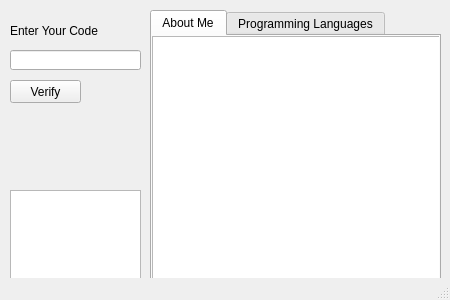
<?xml version="1.0" encoding="UTF-8"?>
<ui version="4.0">
 <class>MainWindow</class>
 <widget class="QMainWindow" name="MainWindow">
  <property name="geometry">
   <rect>
    <x>0</x>
    <y>0</y>
    <width>450</width>
    <height>300</height>
   </rect>
  </property>
  <property name="minimumSize">
   <size>
    <width>450</width>
    <height>300</height>
   </size>
  </property>
  <property name="maximumSize">
   <size>
    <width>450</width>
    <height>300</height>
   </size>
  </property>
  <property name="windowTitle">
   <string>Amir</string>
  </property>
  <property name="windowIcon">
   <iconset>
    <normaloff>favicon.ico</normaloff>favicon.ico</iconset>
  </property>
  <widget class="QWidget" name="centralwidget">
   <widget class="QPushButton" name="click">
    <property name="geometry">
     <rect>
      <x>10</x>
      <y>80</y>
      <width>71</width>
      <height>23</height>
     </rect>
    </property>
    <property name="text">
     <string>Verify</string>
    </property>
   </widget>
   <widget class="QLabel" name="label1">
    <property name="geometry">
     <rect>
      <x>10</x>
      <y>20</y>
      <width>151</width>
      <height>21</height>
     </rect>
    </property>
    <property name="text">
     <string>Enter Your Code</string>
    </property>
   </widget>
   <widget class="QLineEdit" name="code">
    <property name="geometry">
     <rect>
      <x>10</x>
      <y>50</y>
      <width>131</width>
      <height>20</height>
     </rect>
    </property>
   </widget>
   <widget class="QTabWidget" name="tabWidget">
    <property name="geometry">
     <rect>
      <x>150</x>
      <y>10</y>
      <width>291</width>
      <height>271</height>
     </rect>
    </property>
    <property name="currentIndex">
     <number>0</number>
    </property>
    <widget class="QWidget" name="tab">
     <attribute name="title">
      <string>About Me</string>
     </attribute>
     <widget class="QTextBrowser" name="me">
      <property name="geometry">
       <rect>
        <x>0</x>
        <y>0</y>
        <width>291</width>
        <height>251</height>
       </rect>
      </property>
     </widget>
    </widget>
    <widget class="QWidget" name="tab_2">
     <attribute name="title">
      <string>Programming Languages</string>
     </attribute>
     <widget class="QTextBrowser" name="langs">
      <property name="geometry">
       <rect>
        <x>0</x>
        <y>0</y>
        <width>291</width>
        <height>251</height>
       </rect>
      </property>
     </widget>
    </widget>
   </widget>
   <widget class="QTextBrowser" name="result">
    <property name="geometry">
     <rect>
      <x>10</x>
      <y>190</y>
      <width>131</width>
      <height>91</height>
     </rect>
    </property>
   </widget>
  </widget>
  <widget class="QStatusBar" name="statusbar"/>
 </widget>
 <resources/>
 <connections>
  <connection>
   <sender>click</sender>
   <signal>clicked()</signal>
   <receiver>result</receiver>
   <slot>deleteLater()</slot>
   <hints>
    <hint type="sourcelabel">
     <x>45</x>
     <y>91</y>
    </hint>
    <hint type="destinationlabel">
     <x>75</x>
     <y>265</y>
    </hint>
   </hints>
  </connection>
 </connections>
</ui>
